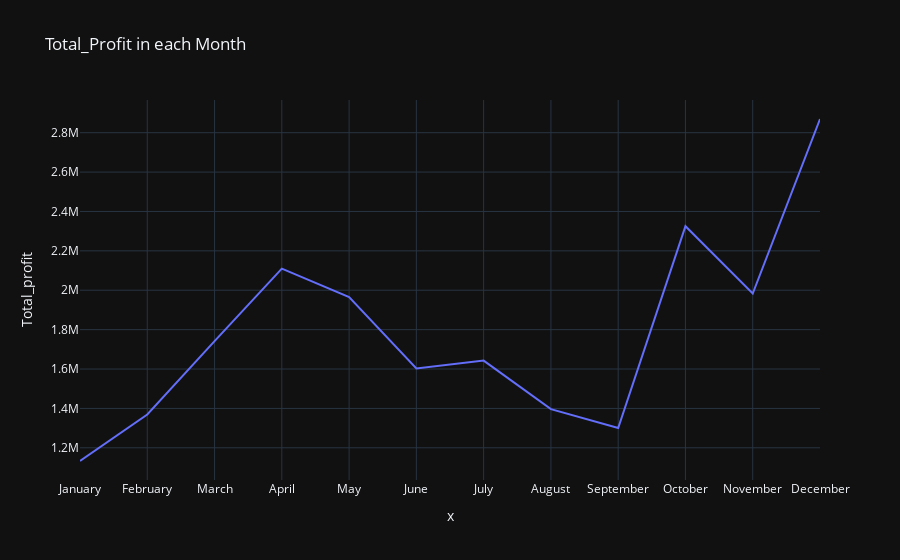

This figure's notebook cell:
### Markdown cell above
## Q6 what is the distribustion of sales by month?

### Code cell
a=data.groupby("Month")["margin"].sum()
a=pd.DataFrame(a)
a.columns=["Total_profit"]

b=pd.DataFrame()
b["Month"]=months
b=pd.merge(b,a,on="Month")
b

plt.figure(figsize = (19, 10))

px.line(b, y = 'Total_profit',x=months,
        title = 'Total_Profit in each Month', template = 'plotly_dark')

### Figure 1 — Plotly figure (JSON) as saved in the notebook; plotly's stock layout.template omitted (floating-point values rounded to 4 significant figures)
{"data": [{"hovertemplate": "x=%{x}<br>Total_profit=%{y}<extra></extra>", "legendgroup": "", "line": {"color": "#636efa", "dash": "solid"}, "marker": {"symbol": "circle"}, "mode": "lines", "name": "", "orientation": "v", "showlegend": false, "type": "scatter", "x": ["January", "February", "March", "April", "May", "June", "July", "August", "September", "October", "November", "December"], "xaxis": "x", "y": [1133000.0, 1369000.0, 1741000.0, 2110000.0, 1965000.0, 1603000.0, 1643000.0, 1396000.0, 1300000.0, 2325000.0, 1983000.0, 2870000.0], "yaxis": "y"}], "layout": {"legend": {"tracegroupgap": 0}, "title": {"text": "Total_Profit in each Month"}, "xaxis": {"anchor": "y", "domain": [0, 1], "title": {"text": "x"}}, "yaxis": {"anchor": "x", "domain": [0, 1], "title": {"text": "Total_profit"}}}}
